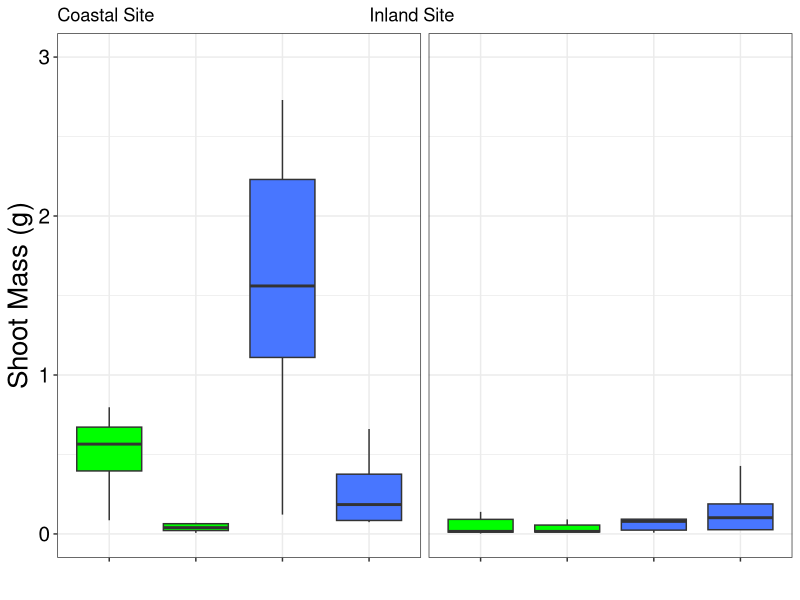
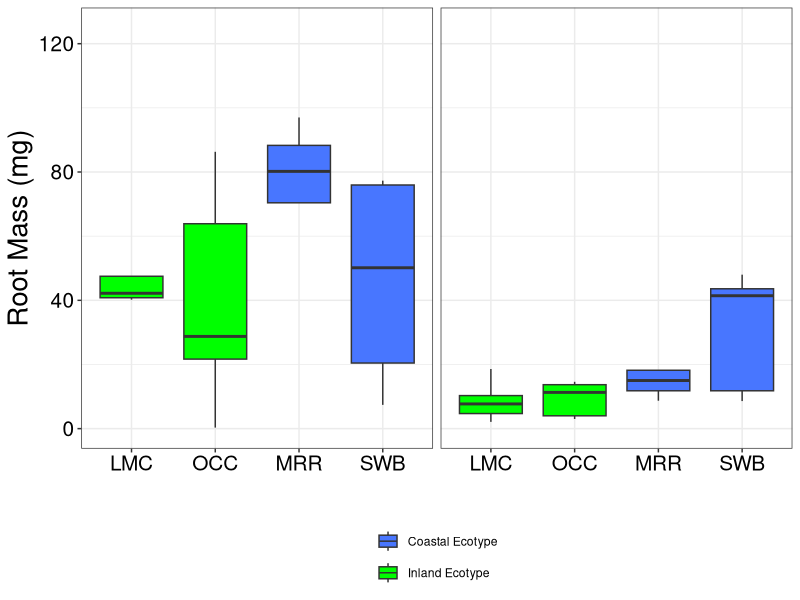
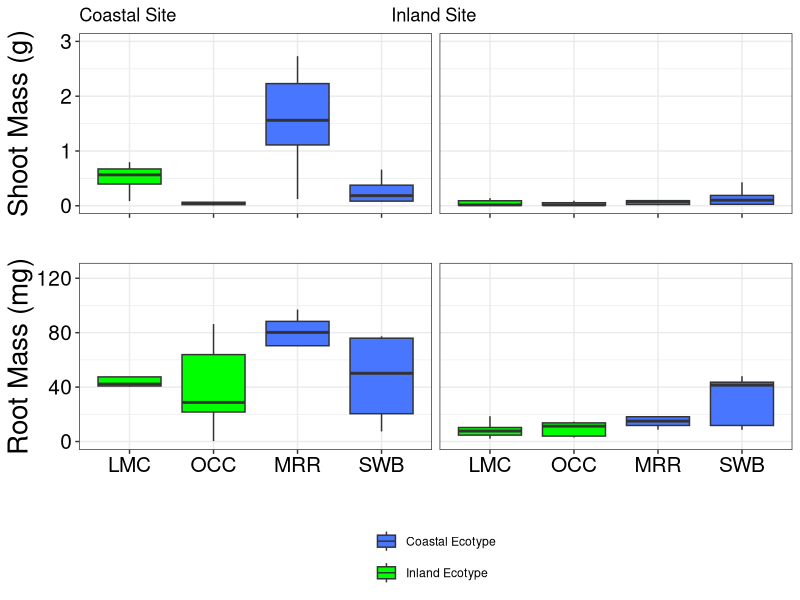
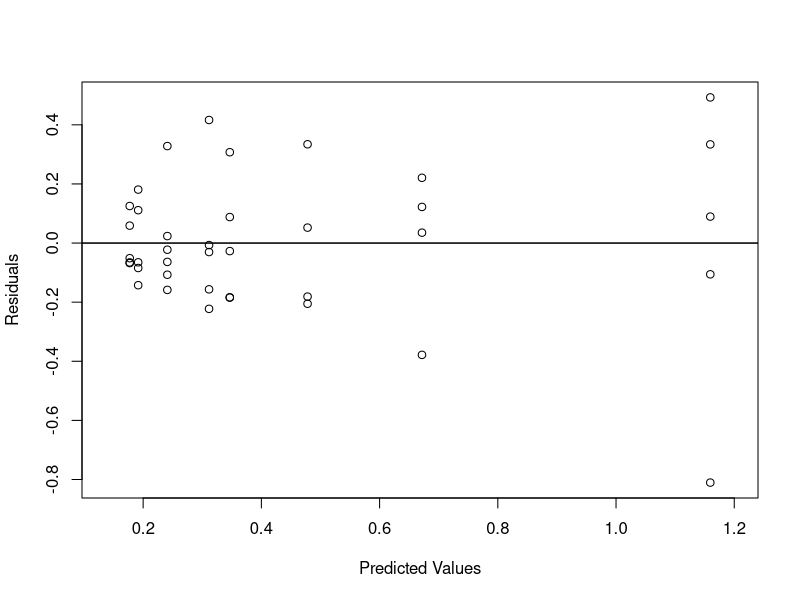
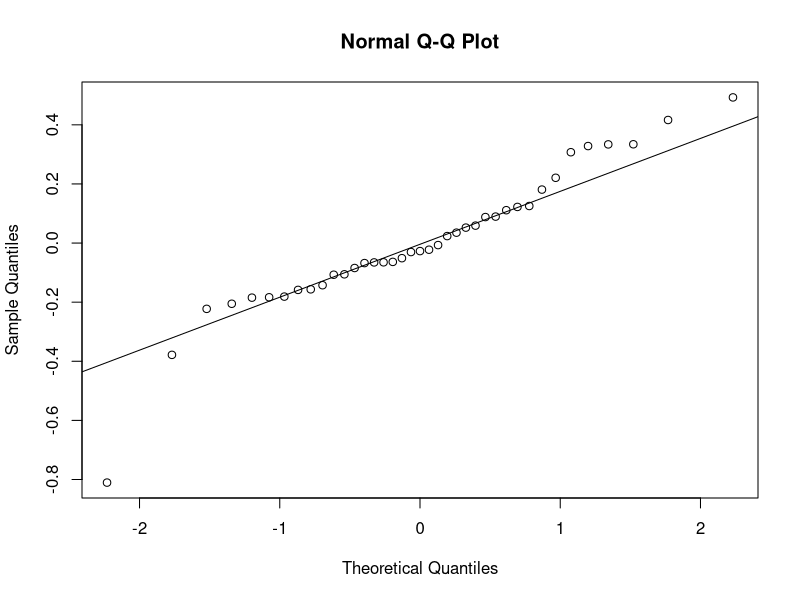
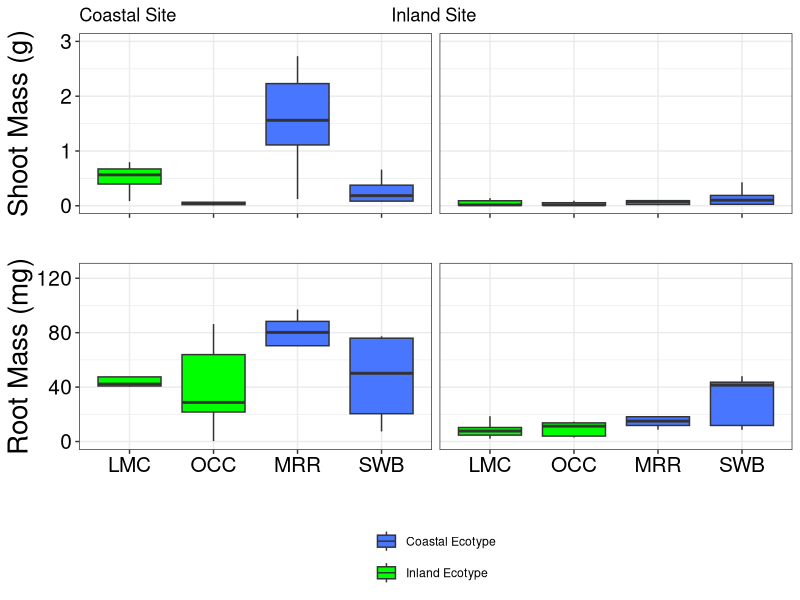

Generate these figures, in order, with R: (Note: this script raises an error after producing the figures.)
## Plant mass plots and statistics

#load metadata
#remove "#" from first line before importing
#remove "BarcodeSequence" column before importing.
#remove "LinkerPrimerSequence" column before importing.
full_mimulus_data<-read.table("Mimulus_metadata_FULL.txt", sep='\t', header=T, row.names=1)

#remove bulk soil samples from metadata list
full_mimulus_data<-full_mimulus_data[!(full_mimulus_data$Rhizo_Bulk=="Bulk"),]

#subset to contain only shoot mass data and variables of interest
mimulus_shoots <- subset(full_mimulus_data, select=c("Genotype", "Origin", "Site_planted", "Shoot_Mass_g"))

#melt and plot shoot mass data
library(reshape2)
library(ggplot2)
mimulus_shoots_m<-melt(mimulus_shoots)

#change order of factors to plot them appropriately
mimulus_shoots_m$Genotype <- factor(mimulus_shoots_m$Genotype,levels = c('LMC','OCC','MRR','SWB'),ordered = TRUE)

shootfig<-ggplot(mimulus_shoots_m, aes(Genotype, value, fill=Origin))+
  geom_boxplot(outlier.shape=NA)+
  facet_grid(.~Site_planted)+
  theme_bw()+
  scale_fill_discrete(name="Ecotype")+
  scale_fill_manual(values=c("royalblue1","green"))+
  ylab("Shoot Mass (g)")+
  coord_cartesian(ylim=c(0,3))+
  ggtitle("Coastal Site                                           Inland Site")+
  theme(strip.background = element_blank(),strip.text.x = element_blank())+
  theme(axis.text.x=element_blank(),axis.text=element_text(size=15, colour="black"), axis.title=element_text(size=20, colour="black"), strip.text = element_text(size = 12),legend.position="none")+
  xlab("")
shootfig


#Now plotting root mass data.

#subset full dataset to contain only root mass data and variables of interest
mimulus_roots<- subset(full_mimulus_data, select=c("Genotype", "Origin", "Site_planted","Root_Mass_mg"))

#melt and plot root mass data
library(reshape2)
library(ggplot2)
mimulus_roots_m<-melt(mimulus_roots)

#change order of factors to plot them appropriately
mimulus_roots_m$Genotype <- factor(mimulus_roots_m$Genotype,levels = c('LMC','OCC','MRR','SWB'),ordered = TRUE)

rootfig<-ggplot(mimulus_roots_m, aes(Genotype, value, fill=Origin))+
  geom_boxplot(outlier.shape=NA)+
  facet_grid(. ~ Site_planted)+
  theme_bw()+
  scale_fill_manual(labels = c("Coastal Ecotype", "Inland Ecotype"), values=c("royalblue1","green"))+
  theme(strip.background = element_blank(),strip.text.x = element_blank())+
  ylab("Root Mass (mg)")+
  coord_cartesian(ylim=c(0,125))+
  theme(axis.text=element_text(size=15, colour="black"), axis.title=element_text(size=20, colour="black"), strip.text = element_text(size = 12),legend.position="bottom")+
  xlab("")+
  guides(fill=guide_legend(nrow=2,byrow=TRUE))+
  theme(legend.title=element_blank())
rootfig

#combine the two figures and save as a single file
library("cowplot")
FigureS1<-plot_grid(shootfig, rootfig, align = "v", nrow = 2, rel_heights=c(1,1.35))
FigureS1
ggsave("FigureS1.tiff",FigureS1,width=6,height=6, units="in",dpi=300)






##Statistical tests

#make new variable called GenotypeSite
mimulus_shoots$GenotypeSite<-paste(mimulus_shoots$Genotype,mimulus_shoots$Site_planted)
mimulus_roots$GenotypeSite<-paste(mimulus_roots$Genotype,mimulus_roots$Site_planted)




#shoot mass:  all combos of pairwise t-tests, with FDR correction
shoot_t.tests<-pairwise.t.test(mimulus_shoots$Shoot_Mass_g, mimulus_shoots$GenotypeSite, p.adjust.method = 'fdr')
View(shoot_t.tests$p.value)
shoot_wilcox.tests<-pairwise.wilcox.test(mimulus_shoots$Shoot_Mass_g, mimulus_shoots$GenotypeSite, p.adjust.method = 'fdr')
View(shoot_wilcox.tests$p.value)

#root mass:   all combos of pairwise t-tests, with FDR correction
root_t.tests<-pairwise.t.test(mimulus_roots$Root_Mass_mg, mimulus_roots$GenotypeSite, p.adjust.method = 'fdr')
View(root_t.tests$p.value)
root_wilcox.tests<-pairwise.wilcox.test(mimulus_roots$Root_Mass_mg, mimulus_roots$GenotypeSite, p.adjust.method = 'fdr')
View(root_wilcox.tests$p.value)





#ANOVA for shoot mass

#transform shoot mass
mimulus_shoots$trans_Shoot_Mass_g<- sqrt(mimulus_shoots$Shoot_Mass_g)

#Do ANOVA to compare shoot mass
options(contrasts=c(unordered='contr.sum', ordered='contr.poly'))
shoot_fit <- aov(trans_Shoot_Mass_g ~ GenotypeSite, data=mimulus_shoots, na.action=na.exclude)
drop1(shoot_fit,~.,test="F") # type III SS and F Tests

#TESTING ASSUMPTIONS
shoot_resids <- residuals(shoot_fit)
shoot_preds <- predict(shoot_fit)
plot(shoot_resids ~ shoot_preds, xlab = "Predicted Values", ylab = "Residuals", asp=.5)
#plot a line on X-axis for comparison. a=intercept,b=slope,h=yvalue,v=xvalue.
abline(a=0,h=0,b=0)
#test for homogeneity of variance
bartlett.test(trans_Shoot_Mass_g ~ GenotypeSite, data=mimulus_shoots, na.action=na.exclude)
library("car")
leveneTest(trans_Shoot_Mass_g ~ GenotypeSite, data=mimulus_shoots, na.action=na.exclude)
#Test for normality
shapiro.test(shoot_resids)
qqnorm(shoot_resids)
qqline(shoot_resids)
TukeyHSD(shoot_fit)





#ANOVA for root mass

#transform root mass
mimulus_roots$trans_root_Mass_g<- sqrt(mimulus_roots$root_Mass_g)

#Do ANOVA to compare root mass
options(contrasts=c(unordered='contr.sum', ordered='contr.poly'))
root_fit <- aov(Root_Mass_mg ~ GenotypeSite, data=mimulus_roots, na.action=na.exclude)
drop1(root_fit,~.,test="F") # type III SS and F Tests

#TESTING ASSUMPTIONS
root_resids <- residuals(root_fit)
root_preds <- predict(root_fit)
plot(root_resids ~ root_preds, xlab = "Predicted Values", ylab = "Residuals", asp=.5)
#plot a line on X-axis for comparison. a=intercept,b=slope,h=yvalue,v=xvalue.
abline(a=0,h=0,b=0)
#test for homogeneity of variance
bartlett.test(Root_Mass_mg ~ GenotypeSite, data=mimulus_roots, na.action=na.exclude)
library("car")
leveneTest(Root_Mass_mg ~ GenotypeSite, data=mimulus_roots, na.action=na.exclude)
#Test for normality
shapiro.test(root_resids)
qqnorm(root_resids)
qqline(root_resids)
TukeyHSD(root_fit)



